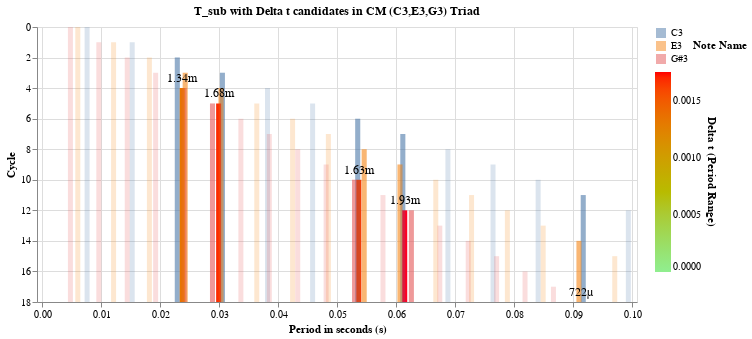

The cell this chart's notebook holds for it:
### Code cell
chart2 = alt.Chart(observable_df).mark_bar(
    # color='black'
).encode(
    x=alt.X('mean_t_sub').scale(domain=[0, 0.1]),
    # x2=alt.X2('t_value_max'),
    y=alt.Y('max_cycle:Q', scale=alt.Scale(reverse=True)),
    y2=alt.Y2(datum=18),
    color=alt.Color('difference',title='Delta t (Period Range)', scale=alt.Scale(domain=[0,.00175],range=['lightgreen','red']))
    
)

chart4 = alt.Chart(observable_df).mark_text(
    color='black',
    align='center',
    dy=-10,
    fontSize=12,
).encode(
    x=alt.X('mean_t_sub').scale(domain=[0, 0.1]),
    # x2=alt.X2('t_value_max'),
    y=alt.Y('max_cycle:Q', scale=alt.Scale(reverse=True)),
    y2=alt.Y2(datum=18),
    text=alt.Text('difference:Q', format='.3s', ),
    
)
(chart1+chart2+chart3+chart4).properties(
    width=600,
    height=275,
    # title='Mean Note Period with Delta t (or range) Cmin7 (C3,D#3,G3,A#3) Chord'
    title='T_sub with Delta t candidates in CM (C3,E3,G3) Triad',
    # title='T_sub with Delta t candidates in Caug (C3,E3,G#3) Triad'
).configure_title(
    fontSize=12,
).resolve_legend(color='shared').configure_legend(
    # orient='left',
    titleOrient='right',
  
)

### Figure 1 — Vega-Lite specification as saved in the notebook (floating-point values rounded to 4 significant figures)
{"config": {"view": {"continuousWidth": 300, "continuousHeight": 300}, "legend": {"titleOrient": "right"}, "title": {"fontSize": 12}}, "layer": [{"data": {"name": "data-d314a06c71533917d69602ae147b72b5"}, "mark": {"type": "bar", "opacity": 0.5}, "encoding": {"color": {"field": "note_name", "legend": {"title": "Note Name"}, "type": "nominal"}, "x": {"field": "t_values", "scale": {"domain": [0, 0.1]}, "type": "quantitative"}, "y": {"field": "cycle_or_t", "scale": {"reverse": true}, "type": "quantitative"}, "y2": {"datum": 18}}}, {"data": {"name": "data-ef377e034f2347b77201ccc71692b369"}, "mark": {"type": "bar"}, "encoding": {"color": {"field": "difference", "scale": {"domain": [0, 0.00175], "range": ["lightgreen", "red"]}, "title": "Delta t (Period Range)", "type": "quantitative"}, "x": {"field": "mean_t_sub", "scale": {"domain": [0, 0.1]}, "type": "quantitative"}, "y": {"field": "max_cycle", "scale": {"reverse": true}, "type": "quantitative"}, "y2": {"datum": 18}}}, {"data": {"name": "data-cf86fe5fc19f7fe9bed62b358c056c33"}, "mark": {"type": "bar", "clip": true, "opacity": 0.2}, "encoding": {"color": {"field": "note_name", "legend": null, "type": "nominal"}, "x": {"axis": {"tickCount": 10}, "field": "t_values", "scale": {"domain": [0, 0.1]}, "title": "Period in seconds (s)", "type": "quantitative"}, "y": {"field": "cycle_or_t", "scale": {"reverse": true}, "title": "Cycle", "type": "quantitative"}, "y2": {"datum": 18}}}, {"data": {"name": "data-ef377e034f2347b77201ccc71692b369"}, "mark": {"type": "text", "align": "center", "color": "black", "dy": -10, "fontSize": 12}, "encoding": {"text": {"field": "difference", "format": ".3s", "type": "quantitative"}, "x": {"field": "mean_t_sub", "scale": {"domain": [0, 0.1]}, "type": "quantitative"}, "y": {"field": "max_cycle", "scale": {"reverse": true}, "type": "quantitative"}, "y2": {"datum": 18}}}], "height": 275, "resolve": {"legend": {"color": "shared"}}, "title": "T_sub with Delta t candidates in CM (C3,E3,G3) Triad", "width": 600, "$schema": "https://vega.github.io/schema/vega-lite/v5.20.1.json", "datasets": {"data-d314a06c71533917d69602ae147b72b5": [{"note_name": "C3", "t_values": 0.09173, "cycle_or_t": 11.0, "winner_num": 1}, {"note_name": "E3", "t_values": 0.09101, "cycle_or_t": 14.0, "winner_num": 1}, {"note_name": "G#3", "t_values": 0.0915, "cycle_or_t": 18.0, "winner_num": 1}, {"note_name": "C3", "t_values": 0.02293, "cycle_or_t": 2.0, "winner_num": 2}, {"note_name": "E3", "t_values": 0.02427, "cycle_or_t": 3.0, "winner_num": 2}, {"note_name": "G#3", "t_values": 0.02408, "cycle_or_t": 4.0, "winner_num": 2}, {"note_name": "C3", "t_values": 0.05351, "cycle_or_t": 6.0, "winner_num": 3}, {"note_name": "E3", "t_values": 0.05461, "cycle_or_t": 8.0, "winner_num": 3}, {"note_name": "G#3", "t_values": 0.05297, "cycle_or_t": 10.0, "winner_num": 3}, {"note_name": "C3", "t_values": 0.03058, "cycle_or_t": 3.0, "winner_num": 4}, {"note_name": "E3", "t_values": 0.03034, "cycle_or_t": 4.0, "winner_num": 4}, {"note_name": "G#3", "t_values": 0.02889, "cycle_or_t": 5.0, "winner_num": 4}, {"note_name": "C3", "t_values": 0.06116, "cycle_or_t": 7.0, "winner_num": 5}, {"note_name": "E3", "t_values": 0.06067, "cycle_or_t": 9.0, "winner_num": 5}, {"note_name": "G#3", "t_values": 0.0626, "cycle_or_t": 12.0, "winner_num": 5}], "data-ef377e034f2347b77201ccc71692b369": [{"t_values": [0.02293, 0.02427, 0.02408], "mean_t_sub": 0.02376, "indices": [2.0, 3, 4.0], "difference": 0.001336, "difference_ratio": 0.05624, "order": 1, "t_value_min": 0.02293, "t_value_max": 0.02427, "max_cycle": 4.0}, {"t_values": [0.03058, 0.03034, 0.02889], "mean_t_sub": 0.02994, "indices": [3.0, 4, 5.0], "difference": 0.001684, "difference_ratio": 0.05624, "order": 2, "t_value_min": 0.02889, "t_value_max": 0.03058, "max_cycle": 5.0}, {"t_values": [0.05351, 0.05461, 0.05297], "mean_t_sub": 0.0537, "indices": [6.0, 8, 10.0], "difference": 0.001634, "difference_ratio": 0.03043, "order": 3, "t_value_min": 0.05297, "t_value_max": 0.05461, "max_cycle": 10.0}, {"t_values": [0.06116, 0.06067, 0.0626], "mean_t_sub": 0.06148, "indices": [7.0, 9, 12.0], "difference": 0.00193, "difference_ratio": 0.03139, "order": 4, "t_value_min": 0.06067, "t_value_max": 0.0626, "max_cycle": 12.0}, {"t_values": [0.09173, 0.09101, 0.0915], "mean_t_sub": 0.09142, "indices": [11.0, 14, 18.0], "difference": 0.0007223, "difference_ratio": 0.007902, "order": 5, "t_value_min": 0.09101, "t_value_max": 0.09173, "max_cycle": 18.0}], "data-cf86fe5fc19f7fe9bed62b358c056c33": [{"cycle_or_t": 0, "note_name": "C3", "t_values": 0.007645}, {"cycle_or_t": 1, "note_name": "C3", "t_values": 0.01529}, {"cycle_or_t": 2, "note_name": "C3", "t_values": 0.02293}, {"cycle_or_t": 3, "note_name": "C3", "t_values": 0.03058}, {"cycle_or_t": 4, "note_name": "C3", "t_values": 0.03822}, {"cycle_or_t": 5, "note_name": "C3", "t_values": 0.04587}, {"cycle_or_t": 6, "note_name": "C3", "t_values": 0.05351}, {"cycle_or_t": 7, "note_name": "C3", "t_values": 0.06116}, {"cycle_or_t": 8, "note_name": "C3", "t_values": 0.0688}, {"cycle_or_t": 9, "note_name": "C3", "t_values": 0.07645}, {"cycle_or_t": 10, "note_name": "C3", "t_values": 0.08409}, {"cycle_or_t": 11, "note_name": "C3", "t_values": 0.09173}, {"cycle_or_t": 12, "note_name": "C3", "t_values": 0.09938}, {"cycle_or_t": 13, "note_name": "C3", "t_values": 0.107}, {"cycle_or_t": 14, "note_name": "C3", "t_values": 0.1147}, {"cycle_or_t": 15, "note_name": "C3", "t_values": 0.1223}, {"cycle_or_t": 16, "note_name": "C3", "t_values": 0.13}, {"cycle_or_t": 17, "note_name": "C3", "t_values": 0.1376}, {"cycle_or_t": 18, "note_name": "C3", "t_values": 0.1452}, {"cycle_or_t": 0, "note_name": "E3", "t_values": 0.006067}, {"cycle_or_t": 1, "note_name": "E3", "t_values": 0.01213}, {"cycle_or_t": 2, "note_name": "E3", "t_values": 0.0182}, {"cycle_or_t": 3, "note_name": "E3", "t_values": 0.02427}, {"cycle_or_t": 4, "note_name": "E3", "t_values": 0.03034}, {"cycle_or_t": 5, "note_name": "E3", "t_values": 0.0364}, {"cycle_or_t": 6, "note_name": "E3", "t_values": 0.04247}, {"cycle_or_t": 7, "note_name": "E3", "t_values": 0.04854}, {"cycle_or_t": 8, "note_name": "E3", "t_values": 0.05461}, {"cycle_or_t": 9, "note_name": "E3", "t_values": 0.06067}, {"cycle_or_t": 10, "note_name": "E3", "t_values": 0.06674}, {"cycle_or_t": 11, "note_name": "E3", "t_values": 0.07281}, {"cycle_or_t": 12, "note_name": "E3", "t_values": 0.07888}, {"cycle_or_t": 13, "note_name": "E3", "t_values": 0.08494}, {"cycle_or_t": 14, "note_name": "E3", "t_values": 0.09101}, {"cycle_or_t": 15, "note_name": "E3", "t_values": 0.09708}, {"cycle_or_t": 16, "note_name": "E3", "t_values": 0.1031}, {"cycle_or_t": 17, "note_name": "E3", "t_values": 0.1092}, {"cycle_or_t": 18, "note_name": "E3", "t_values": 0.1153}, {"cycle_or_t": 0, "note_name": "G#3", "t_values": 0.004816}, {"cycle_or_t": 1, "note_name": "G#3", "t_values": 0.009631}, {"cycle_or_t": 2, "note_name": "G#3", "t_values": 0.01445}, {"cycle_or_t": 3, "note_name": "G#3", "t_values": 0.01926}, {"cycle_or_t": 4, "note_name": "G#3", "t_values": 0.02408}, {"cycle_or_t": 5, "note_name": "G#3", "t_values": 0.02889}, {"cycle_or_t": 6, "note_name": "G#3", "t_values": 0.03371}, {"cycle_or_t": 7, "note_name": "G#3", "t_values": 0.03853}, {"cycle_or_t": 8, "note_name": "G#3", "t_values": 0.04334}, {"cycle_or_t": 9, "note_name": "G#3", "t_values": 0.04816}, {"cycle_or_t": 10, "note_name": "G#3", "t_values": 0.05297}, {"cycle_or_t": 11, "note_name": "G#3", "t_values": 0.05779}, {"cycle_or_t": 12, "note_name": "G#3", "t_values": 0.0626}, {"cycle_or_t": 13, "note_name": "G#3", "t_values": 0.06742}, {"cycle_or_t": 14, "note_name": "G#3", "t_values": 0.07224}, {"cycle_or_t": 15, "note_name": "G#3", "t_values": 0.07705}, {"cycle_or_t": 16, "note_name": "G#3", "t_values": 0.08187}, {"cycle_or_t": 17, "note_name": "G#3", "t_values": 0.08668}, {"cycle_or_t": 18, "note_name": "G#3", "t_values": 0.0915}]}}
